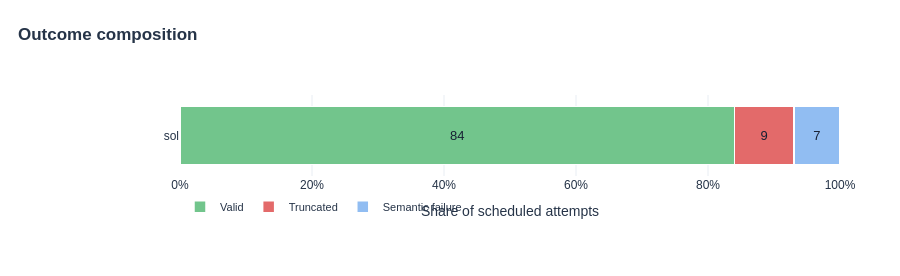

This figure's notebook cell:
### Markdown cell above
## Outcome composition

All scheduled attempts, including valid moves and provider failures. Models with the same combination of failure categories are grouped together. Within each group, models are sorted by their share of valid moves, highest first. Models whose attempts all truncated are placed last. Green denotes valid moves, red truncations, blue semantic failures, and gray provider/request errors. Hover for exact counts and shares.

### Code cell
view.show_all(figures.plot_outcome_composition(aggregate))

### Figure 1 — Plotly figure (JSON) as saved in the notebook; plotly's stock layout.template omitted (floating-point values rounded to 4 significant figures)
{"data": [{"customdata": [[84, 100, "—"]], "hovertemplate": "%{y}<br>Valid: %{customdata[0]}/%{customdata[1]} scheduled<br>%{x:.1%} of all attempts<br>%{customdata[2]} of unsuccessful attempts<extra></extra>", "insidetextanchor": "middle", "marker": {"color": "#72C58C", "line": {"color": "white", "width": 1.5}}, "name": "Valid", "orientation": "h", "text": ["84"], "textfont": {"color": "#172033", "size": 13}, "textposition": "inside", "type": "bar", "x": [0.84], "y": ["sol"]}, {"customdata": [[9, 100, "56%"]], "hovertemplate": "%{y}<br>Truncated: %{customdata[0]}/%{customdata[1]} scheduled<br>%{x:.1%} of all attempts<br>%{customdata[2]} of unsuccessful attempts<extra></extra>", "insidetextanchor": "middle", "marker": {"color": "#E36A6A", "line": {"color": "white", "width": 1.5}}, "name": "Truncated", "orientation": "h", "text": ["9"], "textfont": {"color": "#172033", "size": 13}, "textposition": "inside", "type": "bar", "x": [0.09], "y": ["sol"]}, {"customdata": [[7, 100, "44%"]], "hovertemplate": "%{y}<br>Semantic failure: %{customdata[0]}/%{customdata[1]} scheduled<br>%{x:.1%} of all attempts<br>%{customdata[2]} of unsuccessful attempts<extra></extra>", "insidetextanchor": "middle", "marker": {"color": "#91BDF2", "line": {"color": "white", "width": 1.5}}, "name": "Semantic failure", "orientation": "h", "text": ["7"], "textfont": {"color": "#172033", "size": 13}, "textposition": "inside", "type": "bar", "x": [0.07], "y": ["sol"]}], "layout": {"bargap": 0.28, "barmode": "stack", "font": {"color": "#263448", "family": "Arial, sans-serif", "size": 12}, "height": 276, "hoverlabel": {"align": "left"}, "legend": {"font": {"size": 11}, "orientation": "h", "traceorder": "normal", "x": 0, "y": -0.2, "yanchor": "top"}, "margin": {"b": 100, "l": 180, "r": 60, "t": 95}, "title": {"text": "<b>Outcome composition</b>", "x": 0.02, "y": 0.8986, "yanchor": "top"}, "xaxis": {"dtick": 0.2, "gridcolor": "#e8edf3", "range": [0, 1], "tickformat": ".0%", "title": {"text": "Share of scheduled attempts"}, "zeroline": false}, "yaxis": {"autorange": "reversed", "categoryarray": ["sol"], "categoryorder": "array"}}}
